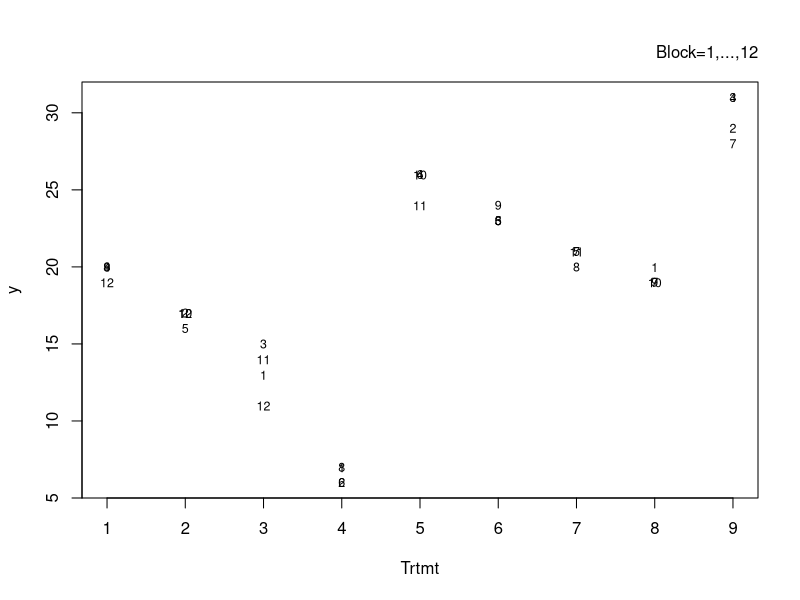

Generate this figure with R:
# detergent.r, detergent experiment, Table 11.22, p385

detrgnt.data <- read.table("Data/detergent.txt", header=T)
head(detrgnt.data)

detrgnt.data <- within(detrgnt.data,
  {fBlock = factor(Block); fTrtmt = factor(Trtmt) })

# Plot y vs Trtmt using block level as plotting symbol.
plot(y ~ Trtmt, data=detrgnt.data, xaxt="n", type="n") # Suppress x-axis, pts
  axis(1, at=seq(1,9,1)) # x-axis labels 1:9
  text(y ~ Trtmt, Block, cex=0.75, data=detrgnt.data) # Plot y*Trtmt=Block
  mtext("Block=1,...,12", side=3, adj=1, line=1) # Margin text, TopRt, line 1

# Analysis of variance
model1 <- lm(y ~ fBlock + fTrtmt, data=detrgnt.data)
anova(model1)
drop1(model1, ~., test="F")

# Contrast estimates
library(lsmeans)
lsmTrtmt <- lsmeans(model1, ~ fTrtmt)
lsmTrtmt
cntrsts <- summary(contrast(lsmTrtmt,
                            list(I.linear=c(-3,-1, 1, 3, 0, 0, 0, 0, 0),
                                   I.quad=c( 1,-1,-1, 1, 0, 0, 0, 0, 0),
                                  I.cubic=c(-1, 3,-3, 1, 0, 0, 0, 0, 0),
                                II.linear=c( 0, 0, 0, 0,-3,-1, 1, 3, 0),
                                  II.quad=c( 0, 0, 0, 0, 1,-1,-1, 1, 0),
                                 II.cubic=c( 0, 0, 0, 0,-1, 3,-3, 1, 0),
                                  I.vs.II=c( 1, 1, 1, 1,-1,-1,-1,-1, 0),
                              Trt.vs.Ctrl=c( 1, 1, 1, 1, 1, 1, 1, 1,-8))),
                    infer=c(T,T))

# Compute and include contrast sums of squares: ss=t^2*mse
mse<- anova(model1)[3,3]
mse
cntrsts <- cbind(cntrsts, ss=cntrsts[,"t.ratio"]^2*mse)
options(width=75, digits=3, scipen=2)
cntrsts
# options(ooptions)

# Dunnett's method
summary(contrast(lsmTrtmt, method="trt.vs.ctrl", adjust="mvt", ref=9),
        infer=c(T,T))
